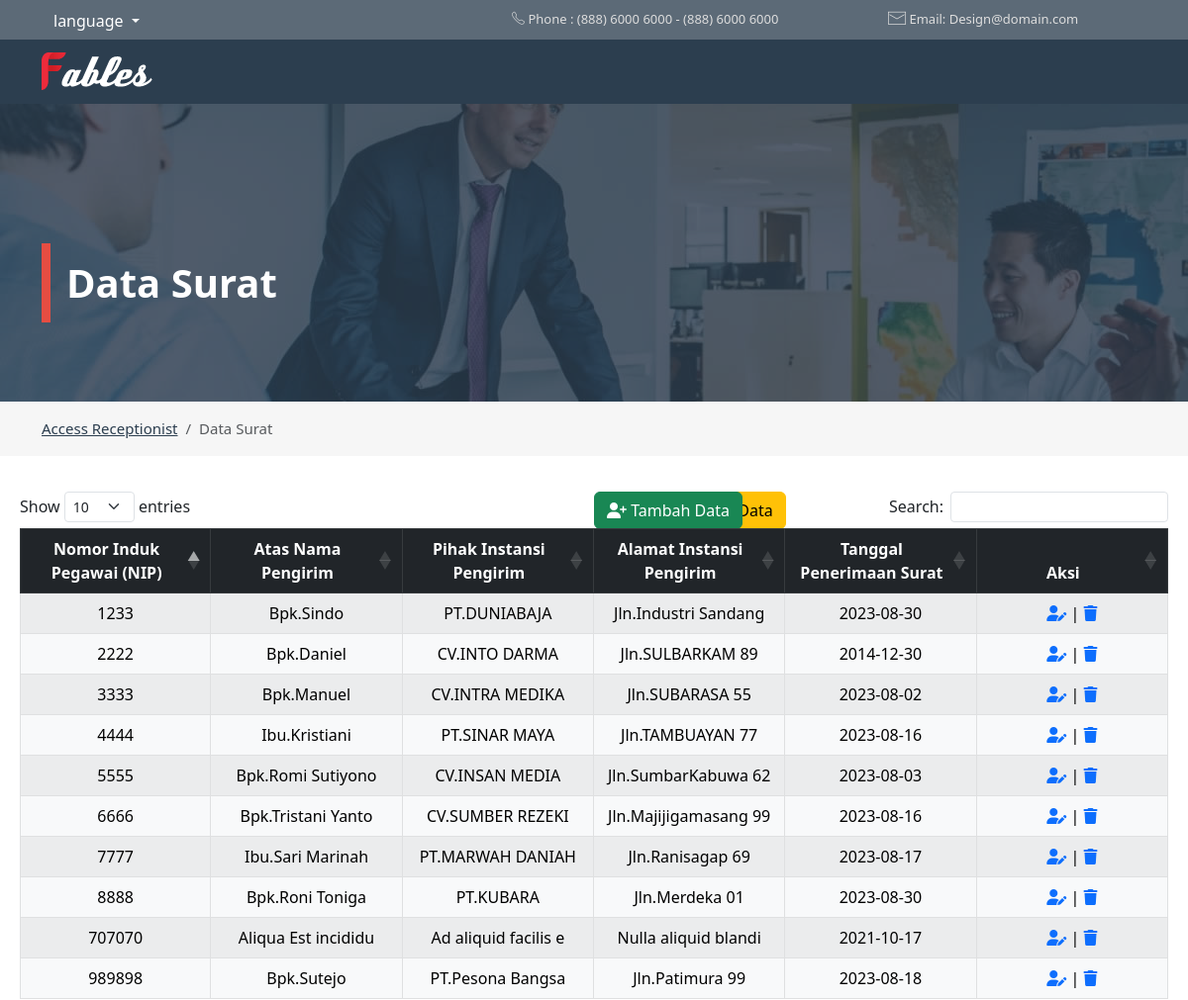
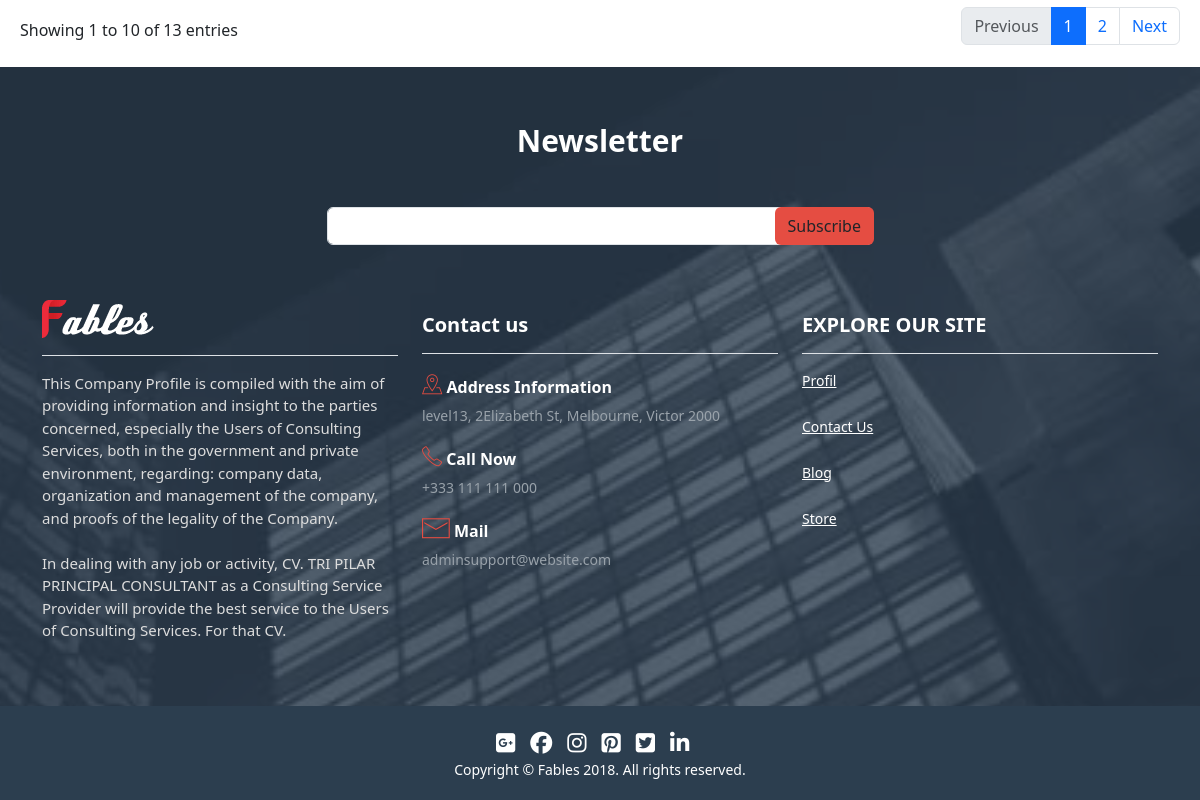
The page /msurat/surat.php on the database its author committed (2 pictures, top to bottom).
### tables this page shows
CREATE TABLE `surat` (
  `NIP` int(11) NOT NULL,
  `atas_nama` varchar(500) NOT NULL,
  `pihak_instansi` varchar(500) NOT NULL,
  `alamat_instansi` varchar(500) NOT NULL,
  `tgl` date NOT NULL
);

### msurat/surat.php (the view, shortened to what this page needs)
<!DOCTYPE html>
<html lang="en">
<head>
  <link href="../assets/vendor/animate.css-master/animate.min.css" rel="stylesheet">
  <link href="../assets/vendor/loadscreen/css/spinkit.css" rel="stylesheet">
  <link href="../assets/vendor/fontawesome/css/fontawesome-all.min.css" rel="stylesheet">
  <link href="../assets/custom/css/fables-icons.css" rel="stylesheet">
  <link href="../assets/vendor/fancybox-master/jquery.fancybox.min.css" rel="stylesheet">
  <link href="../assets/vendor/owlcarousel/owl.carousel.min.css" rel="stylesheet">
  <link href="../assets/vendor/owlcarousel/owl.theme.default.min.css" rel="stylesheet">
  <link rel="stylesheet" href="assets/vendor/timeline/timeline.css">
  <link href="../assets/custom/css/custom.css" rel="stylesheet">
  <link href="../assets/custom/css/custom-responsive.css" rel="stylesheet">
  <link rel="stylesheet" href="../assets/custom/css/demo.css" />
  <link rel="stylesheet" href="https://cdnjs.cloudflare.com/ajax/libs/twitter-bootstrap/5.3.0/css/bootstrap.min.css" />
  <link rel="stylesheet" href="https://cdn.datatables.net/1.13.5/css/dataTables.bootstrap5.min.css" />
  <link rel="stylesheet" href="https://cdnjs.cloudflare.com/ajax/libs/font-awesome/4.6.3/css/font-awesome.min.css" />
</head>
<body>
  <?php
  require '../function/fsurat.php';
  $result = mysqli_query($db, "SELECT * FROM surat ORDER BY NIP DESC");
  ?>
  <div class="fables-forth-background-color fables-top-header-signin">
    <div class="container">
      <div class="row" id="top-row">
        <div class="col-12 col-sm-2 col-lg-5">
          <div class="dropdown">
            <button class="btn btn-secondary dropdown-toggle border-0 bg-transparent font-13 lang-dropdown-btn pl-0" type="button" id="dropdownLangButton" data-toggle="dropdown" aria-haspopup="true" aria-expanded="false">
              language
            </button>
          </div>
        </div>
        <div class="col-12 col-sm-5 col-lg-4 text-right">
          <p class="fables-third-text-color font-13"><span class="fables-iconphone"></span> Phone : (888) 6000 6000 - (888) 6000 6000</p>
        </div>
        <div class="col-12 col-sm-5 col-lg-3 text-right">
          <p class="fables-third-text-color font-13"><span class="fables-iconemail"></span> Email: Design@domain.com</p>
        </div>
      </div>
    </div>
  </div>
  <div class="fables-navigation fables-main-background-color py-3 py-lg-0">
    <div class="container">
      <div class="row">
        <div class="mx-auto d-block">
          <nav class="navbar navbar-expand-md btco-hover-menu py-lg-2">
            <a class="navbar-brand pl-0" href="home1.html"><img src="../assets/custom/images/fables-logo.png" alt="Fables Template" class="fables-logo"></a>
          </nav>
        </div>
      </div>
    </div>
  </div>
  <div class="fables-header fables-after-overlay">
    <div class="container">
      <h2 class="fables-page-title fables-second-border-color">Data Surat</h2>
    </div>
  </div>
  <div class="fables-light-background-color">
    <div class="container">
      <nav aria-label="breadcrumb">
        <ol class="fables-breadcrumb breadcrumb px-0 py-3">
          <li class="breadcrumb-item"><a href="../resepsionis.php" class="fables-second-text-color">Access Receptionist</a></li>
          <li class="breadcrumb-item active" aria-current="page">Data Surat</li>
        </ol>
      </nav>
    </div>
  </div>
  <main class="cd__main">
    <div class="text-center">
            <a href="scetak.php" style="position: absolute;left: 84vh;">
                <button class="btn btn-warning"><i class="fa-solid fa-user-plus"></i>Print Data</button>
            </a>
        </div>
    <div class="text-center">
      <a href="stambah.php" style="position: absolute;">
        <button class="btn btn-success"><i class="fa-solid fa-user-plus"></i> Tambah Data</button>
      </a>
    </div>
    <form action="" method="get">
      <table id="example" class="table table-striped text-center table-bordered" style="width: 100%">
        <thead>
          <tr class="table-dark ">
            <th class="text-center">Nomor Induk Pegawai (NIP)</th>
            <th class="text-center">Atas Nama Pengirim</th>
            <th class="text-center">Pihak Instansi Pengirim</th>
            <th class="text-center">Alamat Instansi Pengirim</th>
            <th class="text-center">Tanggal Penerimaan Surat</th>
            <th class="text-center">Aksi</th>
          </tr>
        </thead>
        <tbody>
          <?php
          while ($row = mysqli_fetch_array($result)) {
          ?>
            <tr class="table-light">
              <td class="col-2"><?= $row["NIP"]; ?></td>
              <td class="col-2"><?= $row["atas_nama"]; ?></td>
              <td class="col-2"><?= $row["pihak_instansi"]; ?></td>
              <td class="col-2"><?= $row["alamat_instansi"]; ?></td>
              <td class="col-2"><?= $row["tgl"]; ?></td>
              <td class="col-2">
                <a href="subah.php?NIP=<?= $row["NIP"]; ?>" onclick="return confirm ('YAKIN MERUBAH DATA ?')"><i class="fa-solid fa-user-pen"></i></a> |
                <a href="shapus.php?NIP=<?= $row["NIP"]; ?>" onclick="return confirm ('YAKIN MENGHAPUS DATA ?')"><i class="fa-solid fa-trash"></i></a>
              </td>
            </tr>
          <?php
          }
          ?>
        </tbody>
      </table>
    </form>
  </main>
  <div class="fables-footer-image fables-after-overlay white-color py-4 py-lg-5 bg-rules">
    <div class="container">
      <div class="row">
        <div class="col-12 col-md-8 offset-md-2 col-lg-6 offset-lg-3 mt-2 mb-5 text-center">
          <h2 class="font-30 semi-font mb-5">Newsletter</h2>
          <form class="form-inline position-relative">
            <div class="form-group fables-subscribe-formgroup">
              <input type="email" class="form-control fables-subscribe-input fables-btn-rouned" placeholder="Your Email">
            </div>
            <button type="submit" class="btn fables-second-background-color fables-btn-rouned fables-subscribe-btn">Subscribe</button>
          </form>
        </div>
        <div class="col-12 col-lg-4 mb-4 mb-lg-0">
          <a href="#" class="fables-second-border-color border-bottom pb-3 d-block mb-3 mt-minus-13"><img src="../assets/custom/images/fables-logo.png" alt="fables template"></a>
          <p class="font-15 fables-third-text-color">
            This Company Profile is compiled with the aim of providing information and insight to the parties concerned, especially the Users of Consulting Services, both in the government and private environment, regarding: company data, organization and management of the company, and proofs of the legality of the Company.
            <br><br>
            In dealing with any job or activity, CV. TRI PILAR PRINCIPAL CONSULTANT as a Consulting Service Provider will provide the best service to the Users of Consulting Services. For that CV.
          </p>
        </div>
        <div class="col-12 col-sm-6 col-lg-4" id="test">
          <h2 class="font-20 semi-font fables-second-border-color border-bottom pb-3">Contact us</h2>
          <div class="my-3">
            <h4 class="font-16 semi-font"><span class="fables-iconmap-icon fables-second-text-color pr-2 font-20 mt-1 d-inline-block"></span> Address Information</h4>
            <p class="font-14 fables-fifth-text-color mt-2 ml-4">level13, 2Elizabeth St, Melbourne, Victor 2000</p>
          </div>
          <div class="my-3">
            <h4 class="font-16 semi-font"><span class="fables-iconphone fables-second-text-color pr-2 font-20 mt-1 d-inline-block"></span> Call Now </h4>
            <p class="font-14 fables-fifth-text-color mt-2 ml-4">+333 111 111 000</p>
          </div>
          <div class="my-3">
            <h4 class="font-16 semi-font"><span class="fables-iconemail fables-second-text-color pr-2 font-20 mt-1 d-inline-block"></span> Mail </h4>
            <p class="font-14 fables-fifth-text-color mt-2 ml-4">adminsupport@website.com</p>
          </div>
        </div>
        <div class="col-12 col-sm-6 col-lg-4">
          <h2 class="font-20 semi-font fables-second-border-color border-bottom pb-3 mb-3">EXPLORE OUR SITE</h2>
          <ul class="nav fables-footer-links">
            <li><a href="../about.php">Profil</a></li>
            <li><a href="../contactus1.php">Contact Us</a></li>
            <li><a href="../blog-cat.php">Blog</a></li>
            <li><a href="../produk.php">Store</a></li>
          </ul>
        </div>
      </div>
    </div>
  </div>
  <div class="copyright fables-main-background-color mt-0 border-0 white-color">
    <ul class="nav fables-footer-social-links just-center fables-light-footer-links">
      <li><a href="#" target="_blank"><i class="fab fa-google-plus-square"></i></a></li>
      <li><a href="#" target="_blank"><i class="fab fa-facebook"></i></a></li>
      <li><a href="#" target="_blank"><i class="fab fa-instagram"></i></a></li>
      <li><a href="#" target="_blank"><i class="fab fa-pinterest-square"></i></a></li>
      <li><a href="#" target="_blank"><i class="fab fa-twitter-square"></i></a></li>
      <li><a href="#" target="_blank"><i class="fab fa-linkedin"></i></a></li>
    </ul>
    <p class="mb-0">Copyright © Fables 2018. All rights reserved.</p>
  </div>
</body>
</html>

### assets/custom/css/custom.css (style rules this page uses)
body { font-family: 'Open Sans', sans-serif; }
.fables-light-background-color a { color: #2C3E4F !important; }
.dropdown-toggle::after { display: none; }
.fables-header { padding: 33px 0; background-image: url(../images/pages-header-background.jpg); }
.fables-after-overlay { position: relative; }
.fables-after-overlay::after { content: ""; position: absolute; top: 0; left: 0; right: 0; bottom: 0; background-color: rgba(44,62,79,.8); }
.fables-page-title { color: #fff; border-left-style: solid; border-left-width: 9px; z-index: 1; position: relative; padding-left: 16px; margin-top: 108px; line-height: 80px; font-size: 40px; font-weight: 700; margin-bottom: 47px; }
.fables-top-header-signin { height: 40px; line-height: 38px; }
.fables-breadcrumb { padding: 0; margin-bottom: 0; background-color: transparent; }
.fables-breadcrumb .breadcrumb-item { font-size: 15px; }
.fables-btn-rouned { border-radius: 22px; }
.fables-light-footer-links { margin-top: 0 !important; margin-bottom: 6px; }
.form-group { position: relative; margin-bottom: 20px; }
.white-color { color: #fff; }
.fables-footer-social-links a { color: inherit; display: block; margin-right: 15px; font-size: 22px; }
.fables-footer-links li { width: 100%; }
.fables-footer-links li a { color: inherit; font-size: 14px; }
.fables-footer-links li a:before { content: "- "; }
.copyright { text-align: center; font-weight: 400; font-size: 14px; padding: 20px 0; }
.copyright p { color:inherit; }
.fables-footer-image { background-image: url(../images/footer-back.jpg); background-repeat: no-repeat; background-size: cover; }
.fables-footer-image .container { position: relative; z-index: 1; }
.fables-footer-links li a { font-weight: 400; font-size: 14px; text-decoration: underline; margin-bottom: 25px; display: block; }
.fables-footer-links li:last-child a { margin-bottom: 0; }
.fables-footer-image .fables-footer-links li a:before { display: none; }
.fables-subscribe-input { width: 100% !important; background-color: transparent; padding: 10px 20px; color: #fff !important; transition: all ease-in-out .3s; -o-transition: all ease-in-out .3s; -webkit-transition: all ease-in-out .3s; -moz-transition: all ease-in-out .3s; }
.fables-subscribe-formgroup { width: 100%; }
.fables-subscribe-btn { padding: 10px 30px; position: absolute; right: -1px; top:0; color: #fff; }
.fables-subscribe-input::placeholder { color: #fff !important; }
.mt-minus-13 { margin-top: -13px; }
.bg-rules { background-position: center top; background-attachment: fixed; background-repeat: no-repeat; background-size: cover; }
.semi-font { font-weight: 600; }
h1,h2,h3,h4,h5,h6,p { margin: 0; }
.font-13 { font-size: 13px; }
.font-14 { font-size: 14px; }
.font-15 { font-size: 15px; }
.font-16 { font-size: 16px; }
.font-20 { font-size: 20px; }
.font-30 { font-size: 30px; }
.just-center { justify-content: center; }
.fables-light-background-color { background-color: #F6F6F6; }
.fables-main-background-color ,.fables-main-before a::before , .fables-main-before a::after ,.fables-main-active.active , .fables-main-dots .owl-dot.active span ,.fables-main-hover-background-color:hover { background-color: #2C3E4F !important; }
.fables-second-background-color ,.fables-second-before::before , .fables-second-before::after ,.fables-second-hover-background-color:hover ,.fables-second-active.active , .fables-second-dots .owl-dot.active span { background-color: #E54D42 !important; transition: all ease-in-out .3s; }
.fables-second-text-color { color: #E54D42 ; }
.fables-second-border-color { border-color: #E54D42 !important; }
.fables-third-text-color { color: #DDDDDD; }
.fables-forth-background-color ,.fables-forth-before a::before, .fables-forth-after::after , .fables-forth-hover-backround-color:hover { background-color: #5C6A77 !important; }
.fables-fifth-text-color { color: #99A2AA; }
ul { list-style: none; padding: 0; margin: 0; }

### assets/custom/css/demo.css (style rules this page uses)
* { margin: 0; padding: 0; }
*, *::before, *::after { margin: 0; padding: 0; box-sizing: inherit; }
.cd__main { background: #fff; padding: 20px; flex-direction: row; flex-wrap: wrap; justify-content: center; }
.cd__main { width: 100%; }

### rows shown on the page
surat: NIP "989898", atas_nama "Bpk.Sutejo", pihak_instansi "PT.Pesona Bangsa", alamat_instansi "Jln.Patimura 99", tgl "2023-08-18"
surat: NIP "707070", atas_nama "Aliqua Est incididu", pihak_instansi "Ad aliquid facilis e", alamat_instansi "Nulla aliquid blandi", tgl "2021-10-17"
surat: NIP "8888", atas_nama "Bpk.Roni Toniga", pihak_instansi "PT.KUBARA", alamat_instansi "Jln.Merdeka 01", tgl "2023-08-30"
surat: NIP "7777", atas_nama "Ibu.Sari Marinah", pihak_instansi "PT.MARWAH DANIAH", alamat_instansi "Jln.Ranisagap 69", tgl "2023-08-17"
surat: NIP "6666", atas_nama "Bpk.Tristani Yanto", pihak_instansi "CV.SUMBER REZEKI", alamat_instansi "Jln.Majijigamasang 99", tgl "2023-08-16"
surat: NIP "5555", atas_nama "Bpk.Romi Sutiyono", pihak_instansi "CV.INSAN MEDIA", alamat_instansi "Jln.SumbarKabuwa 62", tgl "2023-08-03"
surat: NIP "4444", atas_nama "Ibu.Kristiani", pihak_instansi "PT.SINAR MAYA", alamat_instansi "Jln.TAMBUAYAN 77", tgl "2023-08-16"
surat: NIP "3333", atas_nama "Bpk.Manuel", pihak_instansi "CV.INTRA MEDIKA", alamat_instansi "Jln.SUBARASA 55", tgl "2023-08-02"
surat: NIP "2222", atas_nama "Bpk.Daniel", pihak_instansi "CV.INTO DARMA", alamat_instansi "Jln.SULBARKAM 89", tgl "2014-12-30"
surat: NIP "1233", atas_nama "Bpk.Sindo", pihak_instansi "PT.DUNIABAJA", alamat_instansi "Jln.Industri Sandang", tgl "2023-08-30"
